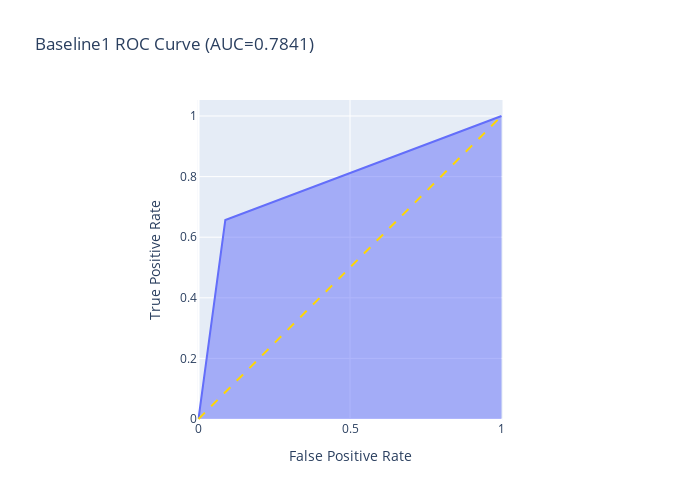

Source (notebook cell):
### Markdown cell above
**Area Under Curve plot**
 
 Information in Roc Curve is available [here](https://developers.google.com/machine-learning/crash-course/classification/roc-and-auc).

### Code cell
import plotly.express as px
from sklearn.metrics import roc_curve, auc
fpr, tpr, thresholds = roc_curve(y_test, b1_test_preds)
fig = px.area(
    x=fpr, y=tpr,
    title=f'Baseline1 ROC Curve (AUC={auc(fpr, tpr):.4f})',
    labels=dict(x='False Positive Rate', y='True Positive Rate'),
    width=700, height=500
)
fig.add_shape(
    type='line', line=dict(color="gold",dash='dash'),
    x0=0, x1=1, y0=0, y1=1
)

fig.update_yaxes(scaleanchor="x", scaleratio=1)
fig.update_xaxes(constrain='domain')
fig.show()

### Figure 1 — Plotly figure (JSON) as saved in the notebook; plotly's stock layout.template omitted (floating-point values rounded to 4 significant figures)
{"data": [{"hovertemplate": "False Positive Rate=%{x}<br>True Positive Rate=%{y}<extra></extra>", "legendgroup": "", "line": {"color": "#636efa"}, "mode": "lines", "name": "", "orientation": "v", "showlegend": false, "stackgroup": "1", "type": "scatter", "x": [0, 0.08846, 1], "xaxis": "x", "y": [0, 0.6566, 1], "yaxis": "y"}], "layout": {"height": 500, "legend": {"tracegroupgap": 0}, "shapes": [{"line": {"color": "gold", "dash": "dash"}, "type": "line", "x0": 0, "x1": 1, "y0": 0, "y1": 1}], "title": {"text": "Baseline1 ROC Curve (AUC=0.7841)"}, "width": 700, "xaxis": {"anchor": "y", "autorange": true, "constrain": "domain", "domain": [0.2176, 0.7824], "range": [-0.0033, 1.003], "title": {"text": "False Positive Rate"}, "type": "linear"}, "yaxis": {"anchor": "x", "autorange": true, "domain": [0, 1], "range": [-0.0033, 1.053], "scaleanchor": "x", "scaleratio": 1, "title": {"text": "True Positive Rate"}, "type": "linear"}}}
